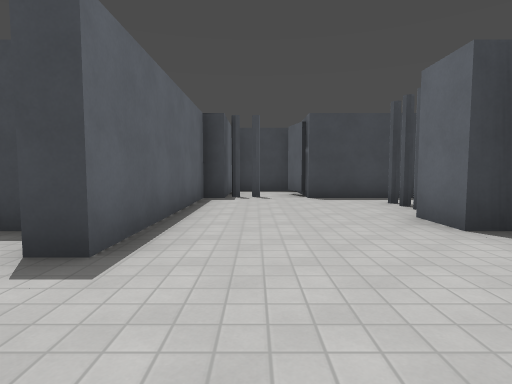
view 1 (above)

18 first-person views from a walk through a Godot game level. The camera is 1.3 m above the floor, tilts 4° down and sees 80° across. Doors that lead somewhere are drawn open, without their leaves. The floor is counted in squares, 2 m on a side. Each view is taken from the middle of a square. On the plan, view 1 faces up. The plan holds only what a view shows up to about 10 squares ahead; the rest is blank. Surface patterns are stand-ins for the level's own textures.

view 2
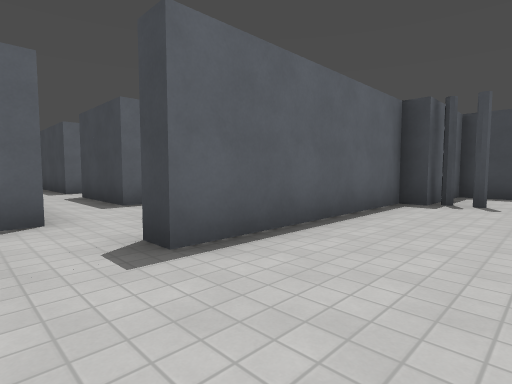

view 3
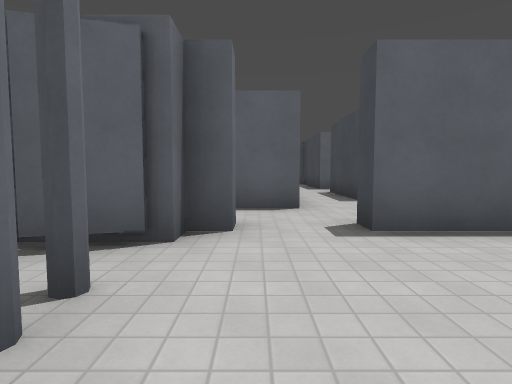

view 4
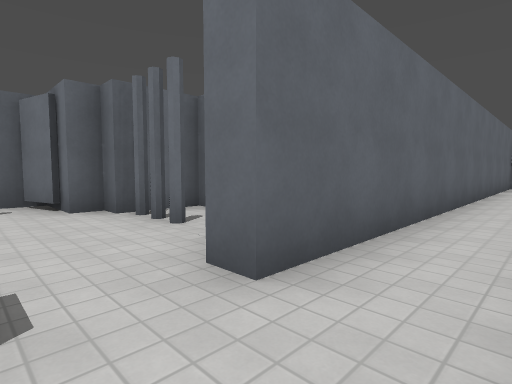

view 5
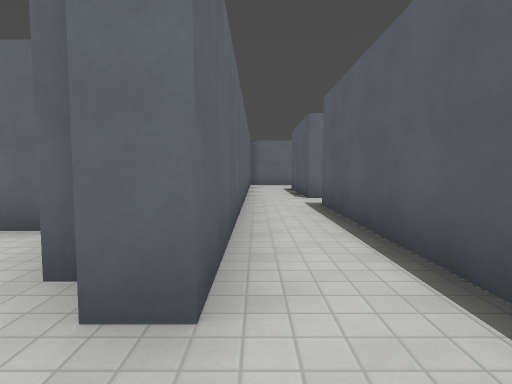

view 6
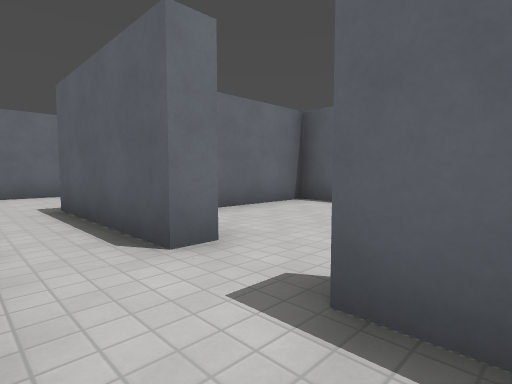

view 7
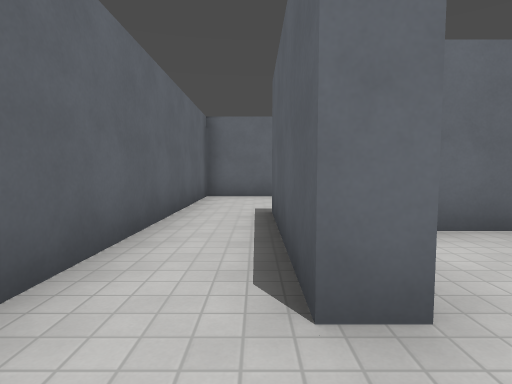

view 8
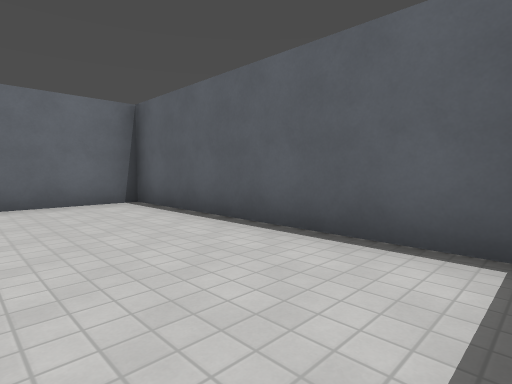

view 9
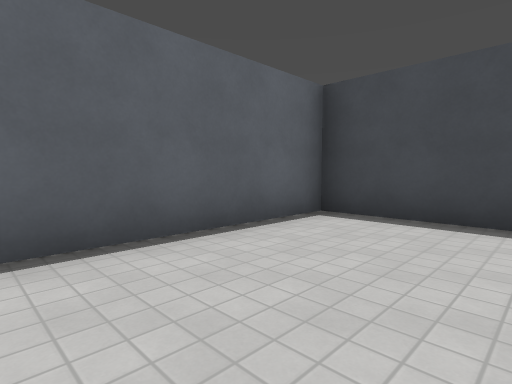

view 10
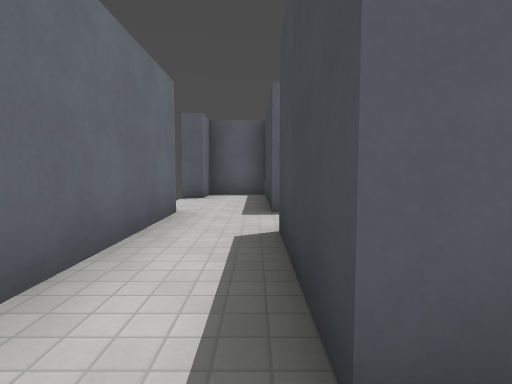

view 11
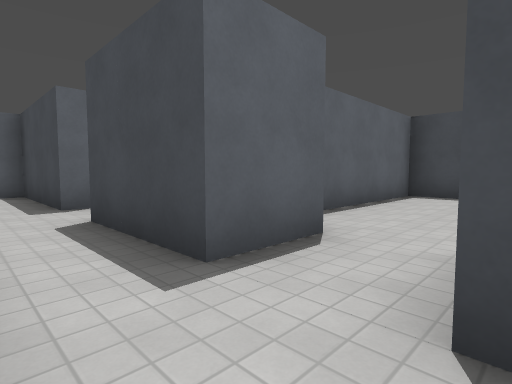

view 12
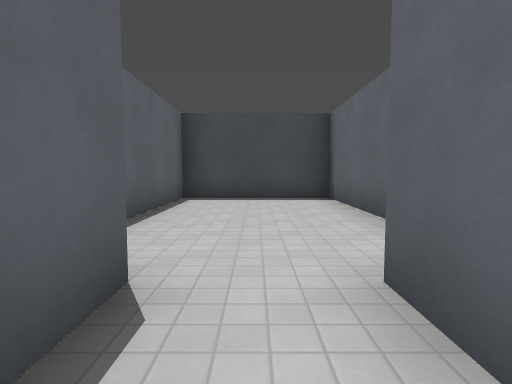

view 13
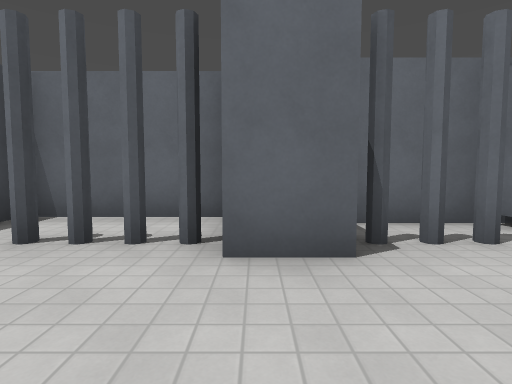

view 14
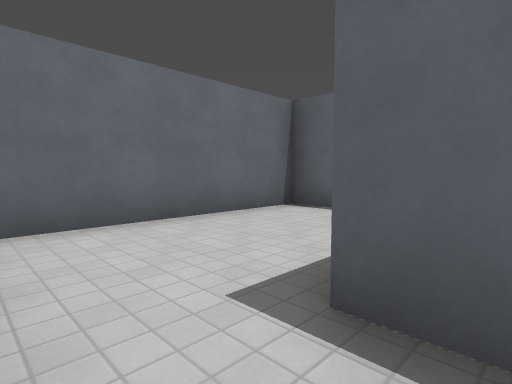

view 15
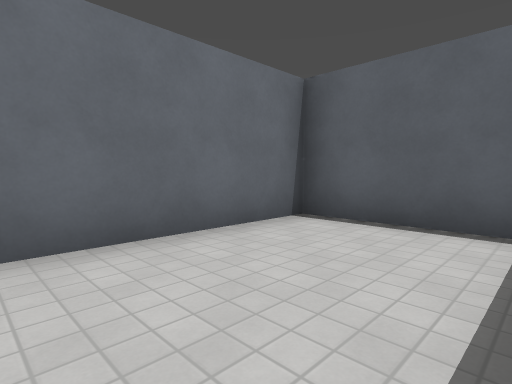

view 16
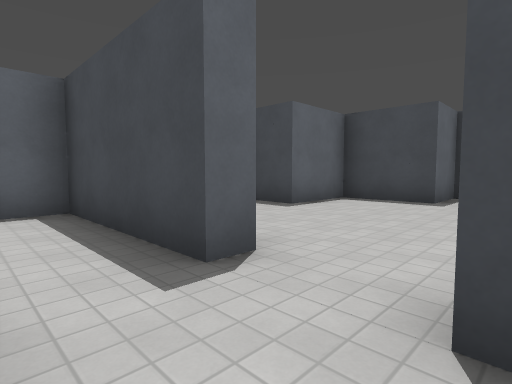

view 17
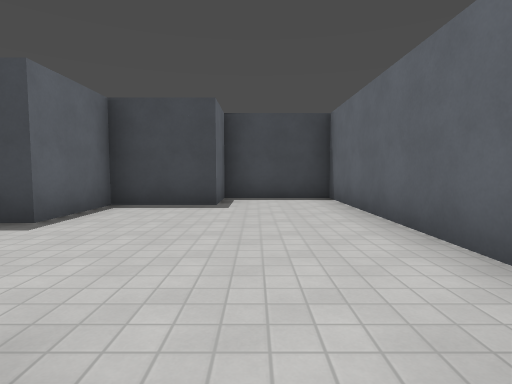

view 18
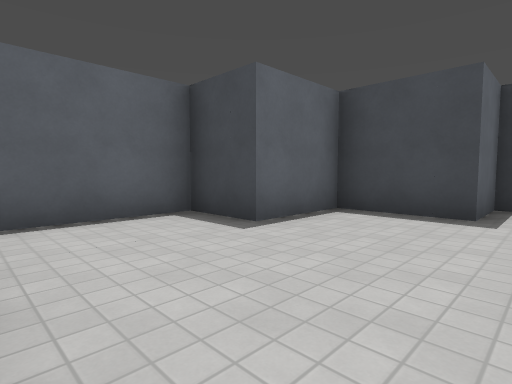

### Floor plan
Points are (right, up) in squares from view 1. A wall is a line through its corners. A room is listed if a view was taken in it or the views show most of it. See-through windows are left out.
Room 1 (views 1, 2, 3, 4, 5, 6, 7, 10, 11, 12, 13, 14, 15, 16, 17)
walls: (-0.7, 0.3) (-0.4, -1); (-3.3, 1.9) (-3.3, -3.8); (-3.3, -5.2) (-3.3, -8.8); (-2.5, 3.3) (-3.2, 3.3); (-4.7, 3.3) (-7.2, 3.3); (1.7, 0.3) (2.3, 0.3) (2.3, 0.7) (2.9, 0.7); (2.6, 0.8) (3.7, 1.1) (3.7, 2.7); (-8.8, 1.8) (-5.4, 1.8); (2.8, 3.3) (2.3, 3.3) (2.3, 4.2); (-8.7, 3.8) (-8.7, 3.3) (-12.2, 3.3) (-12.2, 1.8) (-11.2, 1.8) (-11.2, 1.2); (-6.8, -9.2) (-6.8, -11.7) (-1.8, -11.7) (-1.8, 0.7) (-1.2, 0.7) (-1.2, 0.3) (-0.7, 0.3) (-0.7, -0.2); (1.2, 7.6) (0.9, 8.6); (4.2, 7.2) (1.3, 7.2) (1.3, 7.8); (-0.7, 9.8) (-0.7, 7.2) (-1.2, 7.2) (-1.2, 2.3) (-1.8, 2.3)
ways out: opening at (-4, -4.5) to room 2; opening at (-8, 4) to room 3; opening at (-4, 4) to room 4; door at (-1, 0); door at (0, -1); door at (1, 8); door at (3, 1); door at (3, 7)
Room 2 (views 8, 9)
walls: (-3.9, -5.2) (-3.3, -5.2); (-5.2, -0.7) (-7.8, -0.7) (-7.8, -7.2) (-4.9, -7.2)
ways out: opening at (-4, -4.5) to room 1
Room 3 (view 18)
walls: (-6.2, 5) (-6.2, 10.3) (-8.7, 10.3) (-8.7, 8.8) (-10.7, 8.8) (-10.7, 6.8) (-12.2, 6.8) (-12.2, 4.2)
ways out: opening at (-8, 4) to room 1
Room 4 (no view inside)
walls: (-2.2, 7) (-2.2, 10.3) (-5.7, 10.3) (-5.7, 6.2); (-4.7, 4.9) (-4.7, 3.3); (-3.2, 3.8) (-3.2, 4.8)
ways out: opening at (-4, 4) to room 1

Where each view was taken, in squares from view 1:
view 1: 0 up, 0 right, facing up
view 2: 1 up, 1 right, facing up-left
view 3: 1 up, 2 right, facing left
view 4: 2 up, 3 left, facing down-right
view 5: 2 up, 2 left, facing down
view 6: 3 down, 2 left, facing down-left
view 7: 4 down, 3 left, facing down
view 8: 1 down, 5 left, facing down-left
view 9: 5 down, 5 left, facing up-left
view 10: 3 up, 4 left, facing left
view 11: 2 up, 3 left, facing up-left
view 12: 3 up, 4 left, facing up
view 13: 4 up, 0 right, facing right
view 14: 8 down, 2 left, facing down-left
view 15: 9 down, 3 left, facing down-left
view 16: 2 up, 7 left, facing up-left
view 17: 3 up, 8 left, facing up
view 18: 4 up, 8 left, facing up-left
